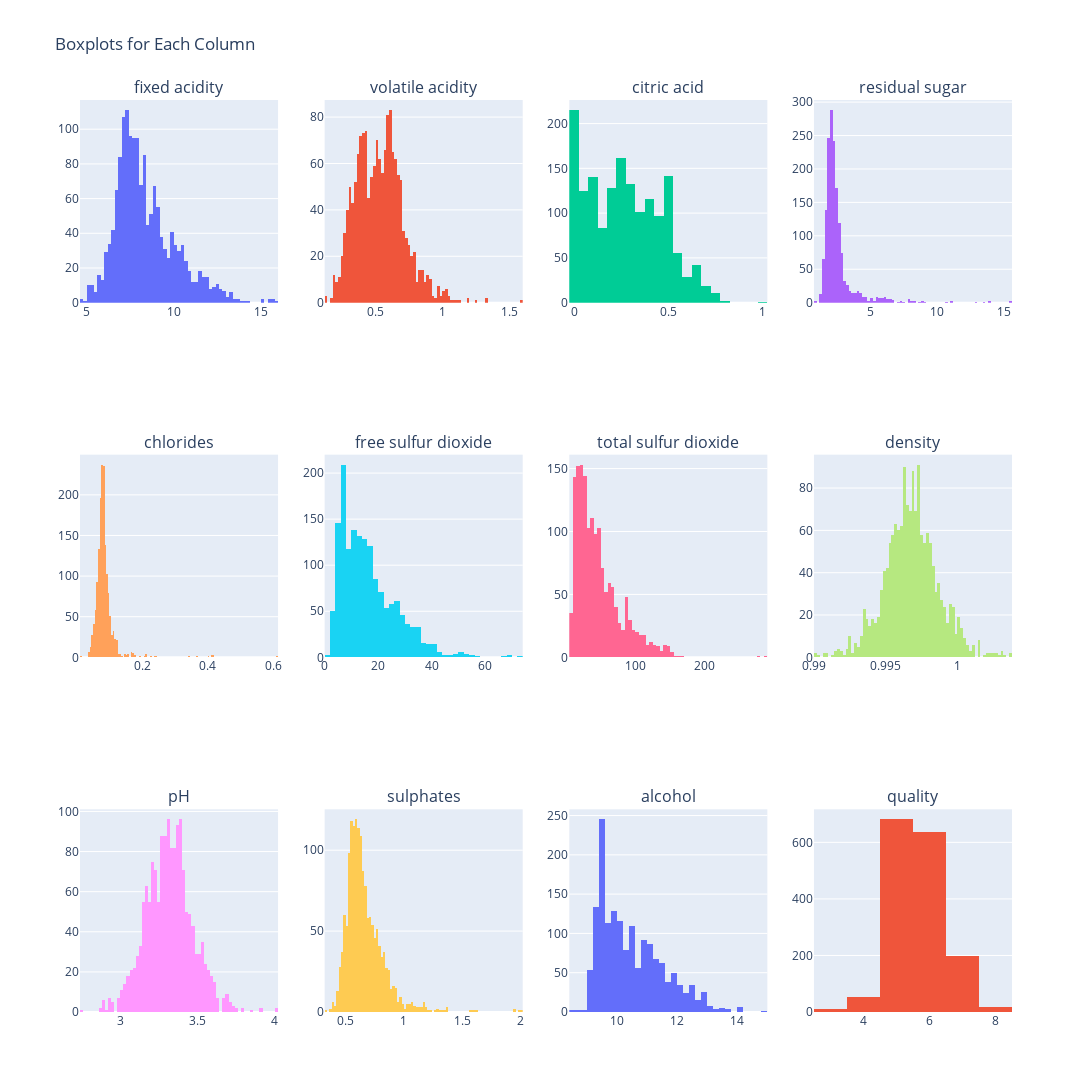

The code cell stored with this chart in its notebook:
### Markdown cell above
## **Checking the The Transformation of the Dataset:**

### Code cell
# checking the transformation of the dataset(all columns in the plot.express)
# Create a subplot grid
# Create a subplot grid

import plotly.graph_objects as go
from plotly.subplots import make_subplots
import plotly.express as px

fig = make_subplots(rows=3, cols=4, subplot_titles=df.columns)

# Add a boxplot for each column in the grid
for i, col in enumerate(df.columns):
    row = (i // 4) + 1  # Row index (starting from 1)
    col_pos = (i % 4) + 1  # Column index (starting from 1)
    
    fig.add_trace(
        go.Histogram(x=df[col], name=col),
        row=row, col=col_pos
    )

# Update layout
fig.update_layout(height=1400, width=1400, title_text="Boxplots for Each Column", showlegend=False)

# Show the plot
fig.show()

### Figure 1 — Plotly figure (JSON) as saved in the notebook; plotly's stock layout.template omitted (floating-point values rounded to 4 significant figures; data arrays with more than 128 entries replaced by an {"elided": "..."} marker saying what was removed)
{"data": [{"name": "fixed acidity", "type": "histogram", "x": {"elided": "1599 float values"}, "xaxis": "x", "yaxis": "y"}, {"name": "volatile acidity", "type": "histogram", "x": {"elided": "1599 float values"}, "xaxis": "x2", "yaxis": "y2"}, {"name": "citric acid", "type": "histogram", "x": {"elided": "1599 float values"}, "xaxis": "x3", "yaxis": "y3"}, {"name": "residual sugar", "type": "histogram", "x": {"elided": "1599 float values"}, "xaxis": "x4", "yaxis": "y4"}, {"name": "chlorides", "type": "histogram", "x": {"elided": "1599 float values"}, "xaxis": "x5", "yaxis": "y5"}, {"name": "free sulfur dioxide", "type": "histogram", "x": {"elided": "1599 float values"}, "xaxis": "x6", "yaxis": "y6"}, {"name": "total sulfur dioxide", "type": "histogram", "x": {"elided": "1599 float values"}, "xaxis": "x7", "yaxis": "y7"}, {"name": "density", "type": "histogram", "x": {"elided": "1599 float values"}, "xaxis": "x8", "yaxis": "y8"}, {"name": "pH", "type": "histogram", "x": {"elided": "1599 float values"}, "xaxis": "x9", "yaxis": "y9"}, {"name": "sulphates", "type": "histogram", "x": {"elided": "1599 float values"}, "xaxis": "x10", "yaxis": "y10"}, {"name": "alcohol", "type": "histogram", "x": {"elided": "1599 float values"}, "xaxis": "x11", "yaxis": "y11"}, {"name": "quality", "type": "histogram", "x": {"elided": "1599 int values"}, "xaxis": "x12", "yaxis": "y12"}], "layout": {"annotations": [{"font": {"size": 16}, "showarrow": false, "text": "fixed acidity", "x": 0.1062, "xanchor": "center", "xref": "paper", "y": 1, "yanchor": "bottom", "yref": "paper"}, {"font": {"size": 16}, "showarrow": false, "text": "volatile acidity", "x": 0.3688, "xanchor": "center", "xref": "paper", "y": 1, "yanchor": "bottom", "yref": "paper"}, {"font": {"size": 16}, "showarrow": false, "text": "citric acid", "x": 0.6313, "xanchor": "center", "xref": "paper", "y": 1, "yanchor": "bottom", "yref": "paper"}, {"font": {"size": 16}, "showarrow": false, "text": "residual sugar", "x": 0.8938, "xanchor": "center", "xref": "paper", "y": 1, "yanchor": "bottom", "yref": "paper"}, {"font": {"size": 16}, "showarrow": false, "text": "chlorides", "x": 0.1062, "xanchor": "center", "xref": "paper", "y": 0.6111, "yanchor": "bottom", "yref": "paper"}, {"font": {"size": 16}, "showarrow": false, "text": "free sulfur dioxide", "x": 0.3688, "xanchor": "center", "xref": "paper", "y": 0.6111, "yanchor": "bottom", "yref": "paper"}, {"font": {"size": 16}, "showarrow": false, "text": "total sulfur dioxide", "x": 0.6313, "xanchor": "center", "xref": "paper", "y": 0.6111, "yanchor": "bottom", "yref": "paper"}, {"font": {"size": 16}, "showarrow": false, "text": "density", "x": 0.8938, "xanchor": "center", "xref": "paper", "y": 0.6111, "yanchor": "bottom", "yref": "paper"}, {"font": {"size": 16}, "showarrow": false, "text": "pH", "x": 0.1062, "xanchor": "center", "xref": "paper", "y": 0.2222, "yanchor": "bottom", "yref": "paper"}, {"font": {"size": 16}, "showarrow": false, "text": "sulphates", "x": 0.3688, "xanchor": "center", "xref": "paper", "y": 0.2222, "yanchor": "bottom", "yref": "paper"}, {"font": {"size": 16}, "showarrow": false, "text": "alcohol", "x": 0.6313, "xanchor": "center", "xref": "paper", "y": 0.2222, "yanchor": "bottom", "yref": "paper"}, {"font": {"size": 16}, "showarrow": false, "text": "quality", "x": 0.8938, "xanchor": "center", "xref": "paper", "y": 0.2222, "yanchor": "bottom", "yref": "paper"}], "height": 1400, "showlegend": false, "title": {"text": "Boxplots for Each Column"}, "width": 1400, "xaxis": {"anchor": "y", "domain": [0, 0.2125]}, "xaxis10": {"anchor": "y10", "domain": [0.2625, 0.475]}, "xaxis11": {"anchor": "y11", "domain": [0.525, 0.7375]}, "xaxis12": {"anchor": "y12", "domain": [0.7875, 1]}, "xaxis2": {"anchor": "y2", "domain": [0.2625, 0.475]}, "xaxis3": {"anchor": "y3", "domain": [0.525, 0.7375]}, "xaxis4": {"anchor": "y4", "domain": [0.7875, 1]}, "xaxis5": {"anchor": "y5", "domain": [0, 0.2125]}, "xaxis6": {"anchor": "y6", "domain": [0.2625, 0.475]}, "xaxis7": {"anchor": "y7", "domain": [0.525, 0.7375]}, "xaxis8": {"anchor": "y8", "domain": [0.7875, 1]}, "xaxis9": {"anchor": "y9", "domain": [0, 0.2125]}, "yaxis": {"anchor": "x", "domain": [0.7778, 1]}, "yaxis10": {"anchor": "x10", "domain": [0, 0.2222]}, "yaxis11": {"anchor": "x11", "domain": [0, 0.2222]}, "yaxis12": {"anchor": "x12", "domain": [0, 0.2222]}, "yaxis2": {"anchor": "x2", "domain": [0.7778, 1]}, "yaxis3": {"anchor": "x3", "domain": [0.7778, 1]}, "yaxis4": {"anchor": "x4", "domain": [0.7778, 1]}, "yaxis5": {"anchor": "x5", "domain": [0.3889, 0.6111]}, "yaxis6": {"anchor": "x6", "domain": [0.3889, 0.6111]}, "yaxis7": {"anchor": "x7", "domain": [0.3889, 0.6111]}, "yaxis8": {"anchor": "x8", "domain": [0.3889, 0.6111]}, "yaxis9": {"anchor": "x9", "domain": [0, 0.2222]}}}
